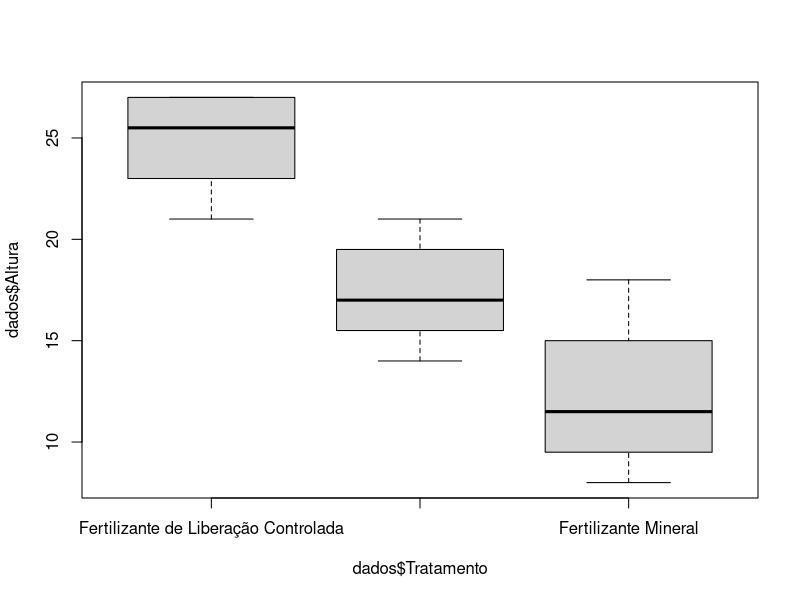
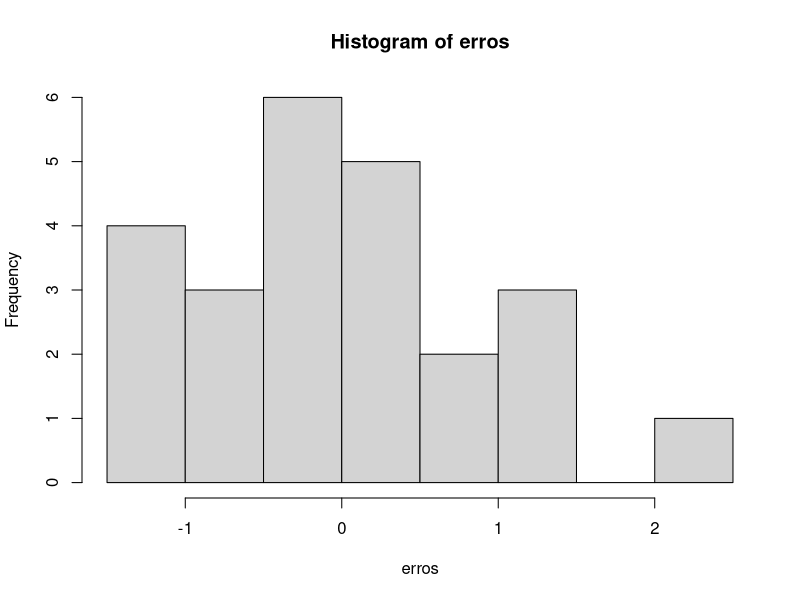
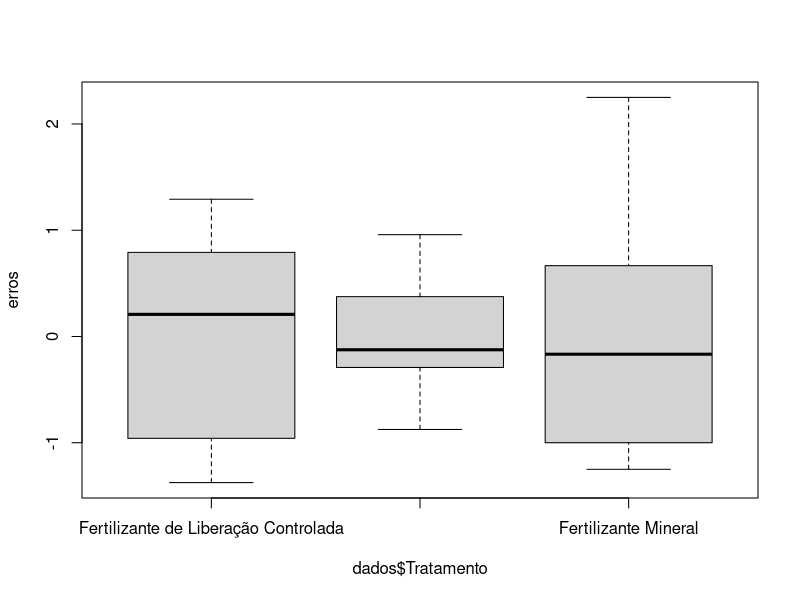

The R source for these figures, in order: (Note: this script raises an error after producing the figures.)
library(readxl)
dados <- read_excel("dados_semana3.xlsx", sheet = "Sheet1")
View(dados)

boxplot(dados$Altura ~ dados$Tratamento)

anova <- aov(dados$Altura ~ dados$Bloco + dados$Tratamento)
summary(anova)

erros <- residuals(anova)
erros

shapiro.test(erros)
hist(erros)

boxplot(erros ~ dados$Tratamento)

bartlett.test(erros ~ dados$Tratamento)

dbc(
  dados$Tratamento,
  dados$Bloco,
  dados$Altura,
  quali = TRUE,
  mcomp = "tukey",
  nl = FALSE,
  hvar = "oneillmathews",
  sigT = 0.05,
  sigF = 0.05,
  unfold = NULL
)

anova2 <- aov(dados2$Produtividade ~ dados2$Bloco + dados2$Cultivar)
summary(anova2)

boxplot(dados2$Produtividade ~ dados2$Cultivar)

erros2 <- residuals(anova2)
hist(erros2)
boxplot(erros2 ~ dados2$Cultivar)

shapiro.test(erros2)

bartlett.test(erros2 ~ dados2$Cultivar)

dbc(
  dados2$Cultivar,
  dados2$Bloco,
  dados2$Produtividade,
  quali = TRUE,
  mcomp = "tukey",
  nl = FALSE,
  hvar = "oneillmathews",
  sigT = 0.05,
  sigF = 0.05,
  unfold = NULL
)

outros_dados <- dados2[-96, ];dados2
View(outros_dados)

anova3 <- aov(outros_dados$Produtividade ~ outros_dados$Bloco + outros_dados$Cultivar)
summary(anova3)

boxplot(outros_dados$Produtividade ~ outros_dados$Cultivar)

erros3 <- residuals(anova3)
hist(erros3)
boxplot(erros3 ~ outros_dados$Cultivar)

shapiro.test(erros3)

bartlett.test(erros3 ~ outros_dados$Cultivar)

dbc(
  outros_dados$Cultivar,
  outros_dados$Bloco,
  outros_dados$Produtividade,
  quali = TRUE,
  mcomp = "tukey",
  nl = FALSE,
  hvar = "oneillmathews",
  sigT = 0.05,
  sigF = 0.05,
  unfold = NULL
)

#------------------------------------------------------------------------------#
View(dadosExercicio)
anovaEx <- aov(dadosExercicio$Resposta ~ dadosExercicio$BLOCO + dadosExercicio$Tratamento)
summary(anovaEx)

boxplot(dadosExercicio$Resposta ~ dadosExercicio$Tratamento)

erros4 <- residuals(anovaEx)
hist(erros4)
boxplot(erros4 ~ dadosExercicio$Tratamento)

shapiro.test(erros4)

bartlett.test(erros4 ~ dadosExercicio$Tratamento)

dbc(
  dadosExercicio$Tratamento,
  dadosExercicio$BLOCO,
  dadosExercicio$Resposta,
  quali = TRUE,
  mcomp = "tukey",
  nl = FALSE,
  hvar = "oneillmathews",
  sigT = 0.05,
  sigF = 0.05,
  unfold = NULL
)








